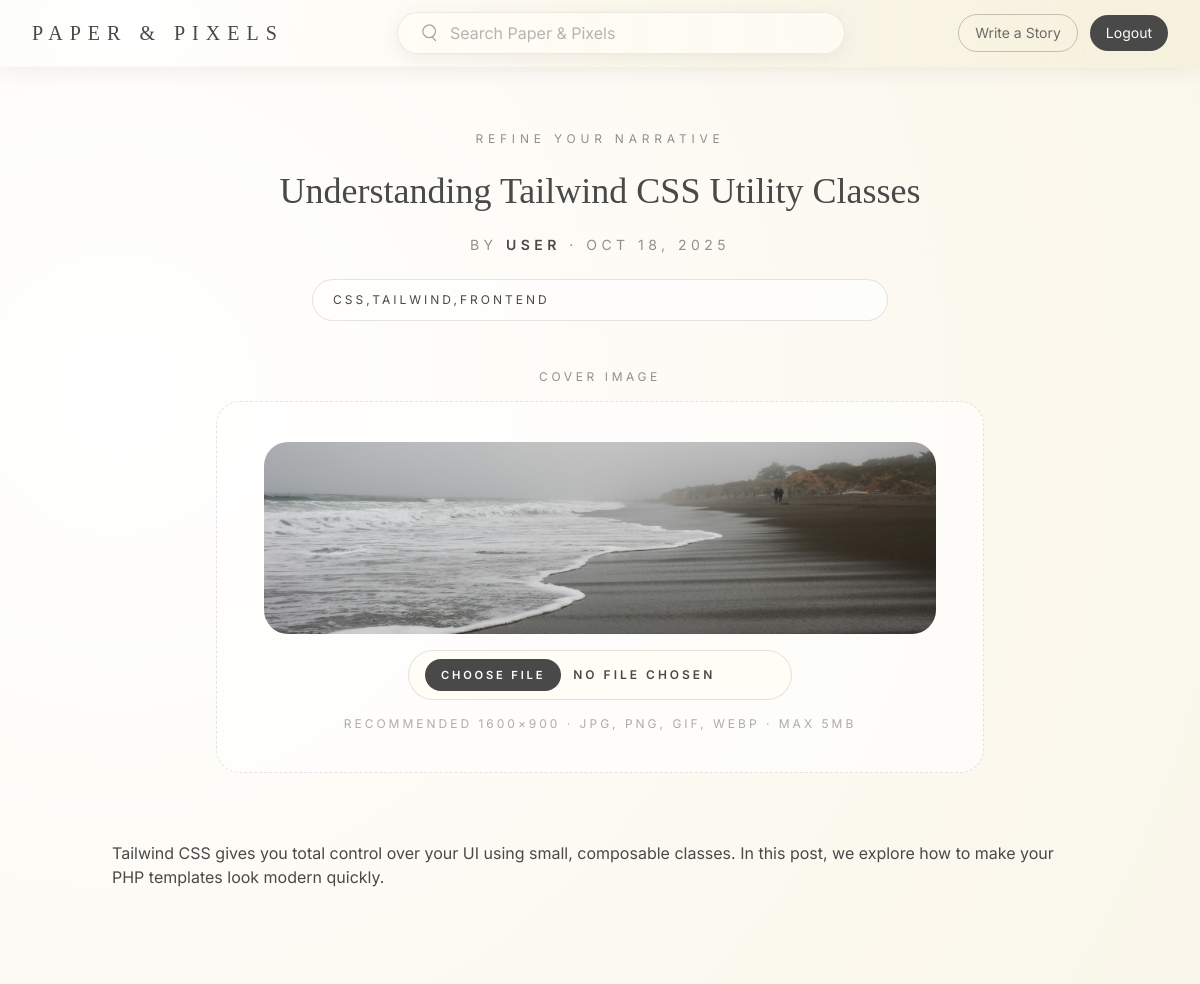
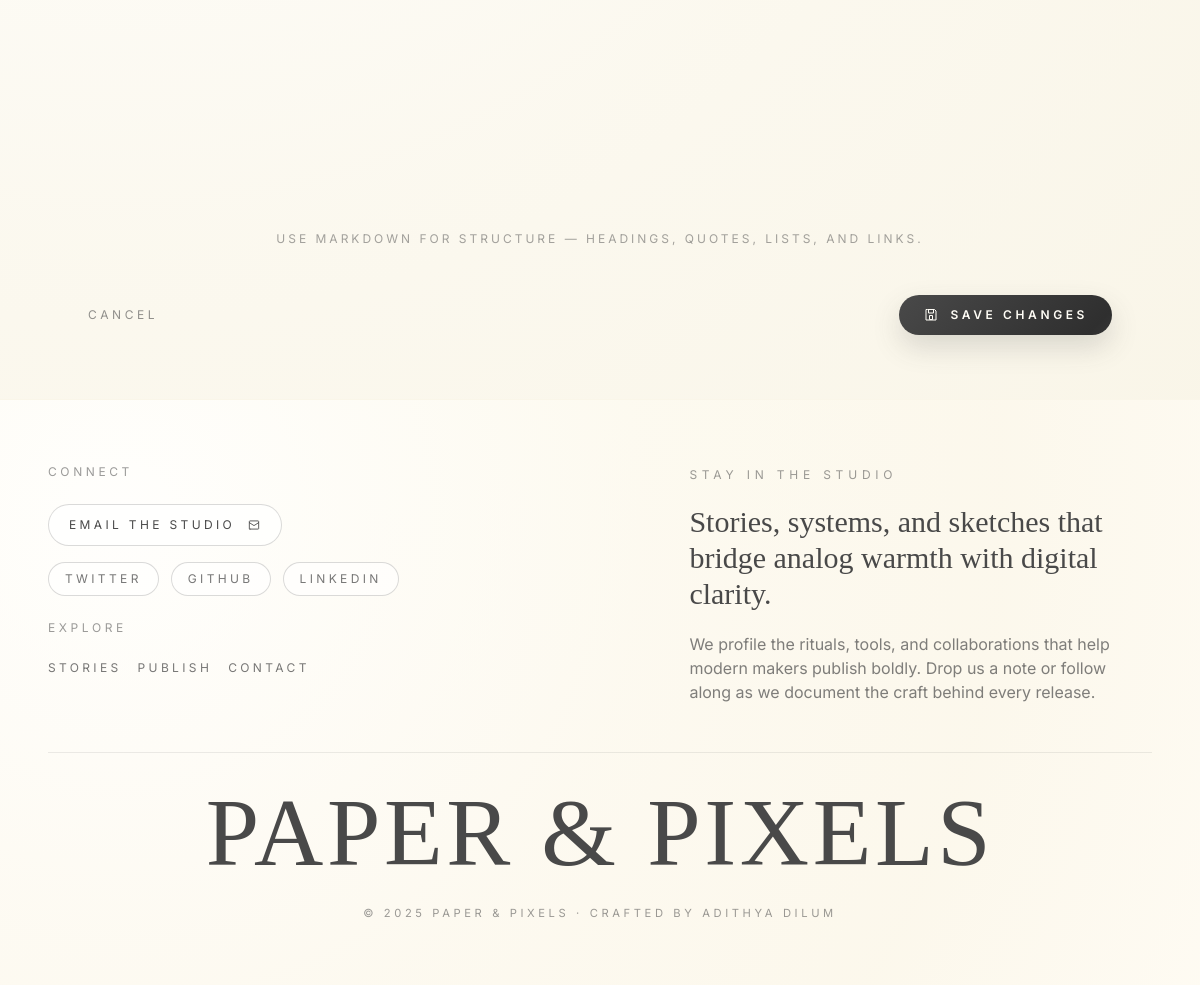
Page /posts/edit.php?id=8 (signed in) on the committed database (2 pictures, top to bottom).
### tables this page shows
CREATE TABLE `posts` (
  `id` int(11) NOT NULL,
  `user_id` int(11) NOT NULL,
  `title` varchar(255) NOT NULL,
  `content` text NOT NULL,
  `cover_image` varchar(255) DEFAULT NULL,
  `tags` varchar(255) DEFAULT NULL,
  `created_at` datetime DEFAULT current_timestamp(),
  `updated_at` datetime DEFAULT current_timestamp() ON UPDATE current_timestamp()
);

### posts/edit.php (the view, shortened to what this page needs)
<?php
require_once __DIR__ . '/../config.php';
$post_id = (int) $_GET['id'];
$user_id = $_SESSION['user_id'];
$user_role = $_SESSION['role'] ?? 'user';
$isAdmin = ($user_role === 'admin');
$stmt = $conn->prepare("SELECT user_id FROM posts WHERE id=?");
$stmt->bind_param("i", $post_id);
$stmt->execute();
$stmt->bind_result($owner_id);
if ($isAdmin) {
    $stmt = $conn->prepare("SELECT * FROM posts WHERE id = ?");
    $stmt->bind_param("i", $post_id);
} else {
    $stmt = $conn->prepare("SELECT * FROM posts WHERE id = ? AND user_id = ?");
    $stmt->bind_param("ii", $post_id, $user_id);
}
$stmt->execute();
$result = $stmt->get_result();
$post = $result->fetch_assoc();
$page_extra_head = '<link rel="stylesheet" href="https://cdn.jsdelivr.net/npm/simplemde@1.11.2/dist/simplemde.min.css">';
include '../includes/header.php';
?>
<section class="px-6 py-16">
    <form method="POST" enctype="multipart/form-data" class="mx-auto flex max-w-5xl flex-col gap-12">
        <div class="text-center space-y-6">
            <p class="uppercase tracking-[0.4em] text-xs text-charcoal/60">Refine your narrative</p>
            <input type="text"
                name="title"
                required
                value="<?php echo htmlspecialchars($post['title'], ENT_QUOTES, 'UTF-8'); ?>"
                placeholder="Update your story headline"
                class="w-full bg-transparent font-heading text-4xl text-charcoal placeholder:text-charcoal/30 focus:outline-none focus:ring-0 text-center" />
            <p class="text-sm uppercase tracking-[0.32em] text-charcoal/60">
                by <span class="font-semibold text-charcoal"><?php echo htmlspecialchars($_SESSION['username'] ?? 'You', ENT_QUOTES, 'UTF-8'); ?></span>
                · <?php echo date('M d, Y', strtotime($post['created_at'] ?? 'now')); ?>
            </p>
            <div class="flex flex-wrap justify-center gap-2">
                <input type="text"
                    name="tags"
                    placeholder="Comma-separated tags (e.g. design, code, creative)"
                    value="<?php echo htmlspecialchars($post['tags'], ENT_QUOTES, 'UTF-8'); ?>"
                    class="w-full max-w-xl rounded-full border border-charcoal/15 bg-white/60 px-5 py-3 text-xs uppercase tracking-[0.25em] text-charcoal placeholder:text-charcoal/30 focus:border-charcoal/40 focus:outline-none transition" />
            </div>
        </div>
        <div class="flex flex-col items-center gap-4">
            <label class="text-xs uppercase tracking-[0.3em] text-charcoal/60">Cover image</label>
            <div class="relative flex w-full max-w-3xl flex-col items-center justify-center gap-4 rounded-3xl border border-dashed border-charcoal/15 bg-white/60 px-6 py-10 text-center">
                <?php if (!empty($post['cover_image'])): ?>
                    <img src="../uploads/<?php echo htmlspecialchars($post['cover_image'], ENT_QUOTES, 'UTF-8'); ?>" alt="Current cover image" class="h-48 w-full max-w-2xl rounded-2xl object-cover" />
                <?php else: ?>
                    <span class="text-sm uppercase tracking-[0.25em] text-charcoal/60">Drag & drop or upload a cover image</span>
                <?php endif; ?>
                <input type="file"
                    name="cover_image"
                    accept="image/*"
                    class="w-full max-w-sm cursor-pointer rounded-full border border-charcoal/15 bg-linen px-4 py-2 text-xs font-semibold uppercase tracking-[0.25em] text-charcoal transition hover:border-charcoal/40 hover:bg-white file:mr-3 file:rounded-full file:border-0 file:bg-charcoal file:px-4 file:py-2 file:text-xs file:font-semibold file:uppercase file:tracking-[0.25em] file:text-linen file:hover:bg-opacity-80" />
                <p class="text-xs uppercase tracking-[0.25em] text-charcoal/45">Recommended 1600×900 · JPG, PNG, GIF, WEBP · Max 5MB</p>
            </div>
        </div>
        <div>
            <textarea id="content"
                name="content"
                rows="14"
                required
                data-autoresize="true"
                data-markdown-editor="true"
                placeholder="Refine your story in Markdown..."
                class="w-full rounded-3xl bg-transparent px-6 py-5 text-charcoal placeholder:text-charcoal/35 focus:outline-none focus:ring-0 transition"><?php echo htmlspecialchars($post['content'], ENT_QUOTES, 'UTF-8'); ?></textarea>
            <p class="mt-3 text-center text-xs uppercase tracking-[0.25em] text-charcoal/50">Use Markdown for structure — headings, quotes, lists, and links.</p>
        </div>
        <div class="flex flex-col items-center justify-between gap-4 md:flex-row">
            <a href="../index.php" class="text-xs uppercase tracking-[0.3em] text-charcoal/60 hover:text-charcoal">Cancel</a>
            <button type="submit"
                class="btn-major inline-flex items-center gap-3 rounded-full px-6 py-3 text-xs font-semibold uppercase tracking-[0.3em]">
                Save changes
            </button>
        </div>
    </form>
</section>
<?php include '../includes/footer.php'; ?>

### assets/css/style.css (style rules this page uses)
textarea[data-autoresize] { overflow: hidden; resize: none; width: 100%; min-height: 8rem; }
textarea[data-autoresize]::placeholder { color: rgba(73, 73, 73, 0.4); }
html { scroll-behavior: smooth; }
.btn-major { position: relative; display: inline-flex; align-items: center; justify-content: center; background: linear-gradient(135deg, #494949 0%, #2f2f2f 50%, #6d6d6d 100%); background-size: 180% 180%; color: #fffdf6 !important; box-shadow: 0 12px 28px rgba(73, 73, 73, 0.18); transition: transform 0.25s ease, box-shadow 0.25s ease; animation: btn-gradient-flow 12s ease infinite; cursor: pointer; }

### rows in the picture
posts: title "Understanding Tailwind CSS Utility Classes", created_at "OCT 18, 2025", tags "CSS,Tailwind,Frontend", cover_image (picture), content "Tailwind CSS gives you total control over your UI using small, composable classes. In this post, we explore how to make your PHP templates look modern quickly."

### other values in the picture
$_SESSION['username'] "USER"
